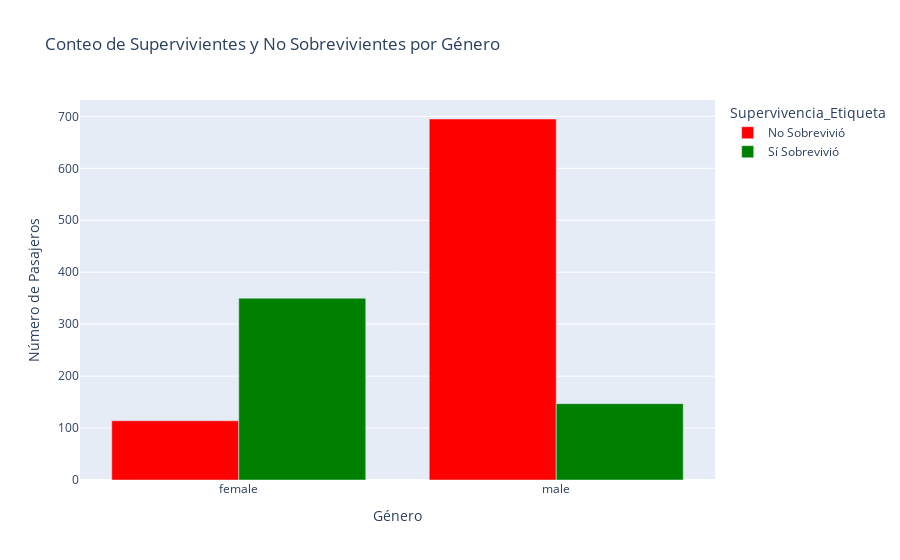

Here is the notebook cell this chart was saved with:
### Code cell
fig = px.bar(
    df_grouped,
    x='Sex',                   # Eje X: Género
    y='Count',                 # Eje Y: Número de personas
    color='Supervivencia_Etiqueta', 
    barmode='group',           
    title='Conteo de Supervivientes y No Sobrevivientes por Género',
    labels={'Sex': 'Género', 'Count': 'Número de Pasajeros'},
    color_discrete_map={       
        'Sí Sobrevivió': 'green',
        'No Sobrevivió': 'red'
    }
)
fig.show()

### Figure 1 — Plotly figure (JSON) as saved in the notebook; plotly's stock layout.template omitted (floating-point values rounded to 4 significant figures)
{"data": [{"alignmentgroup": "True", "hovertemplate": "Supervivencia_Etiqueta=No Sobrevivió<br>Género=%{x}<br>Número de Pasajeros=%{y}<extra></extra>", "legendgroup": "No Sobrevivió", "marker": {"color": "red", "pattern": {"shape": ""}}, "name": "No Sobrevivió", "offsetgroup": "No Sobrevivió", "orientation": "v", "showlegend": true, "textposition": "auto", "type": "bar", "x": ["female", "male"], "xaxis": "x", "y": [114, 695], "yaxis": "y"}, {"alignmentgroup": "True", "hovertemplate": "Supervivencia_Etiqueta=Sí Sobrevivió<br>Género=%{x}<br>Número de Pasajeros=%{y}<extra></extra>", "legendgroup": "Sí Sobrevivió", "marker": {"color": "green", "pattern": {"shape": ""}}, "name": "Sí Sobrevivió", "offsetgroup": "Sí Sobrevivió", "orientation": "v", "showlegend": true, "textposition": "auto", "type": "bar", "x": ["female", "male"], "xaxis": "x", "y": [350, 147], "yaxis": "y"}], "layout": {"barmode": "group", "legend": {"title": {"text": "Supervivencia_Etiqueta"}, "tracegroupgap": 0}, "title": {"text": "Conteo de Supervivientes y No Sobrevivientes por Género"}, "xaxis": {"anchor": "y", "domain": [0, 1], "title": {"text": "Género"}}, "yaxis": {"anchor": "x", "domain": [0, 1], "title": {"text": "Número de Pasajeros"}}}}
